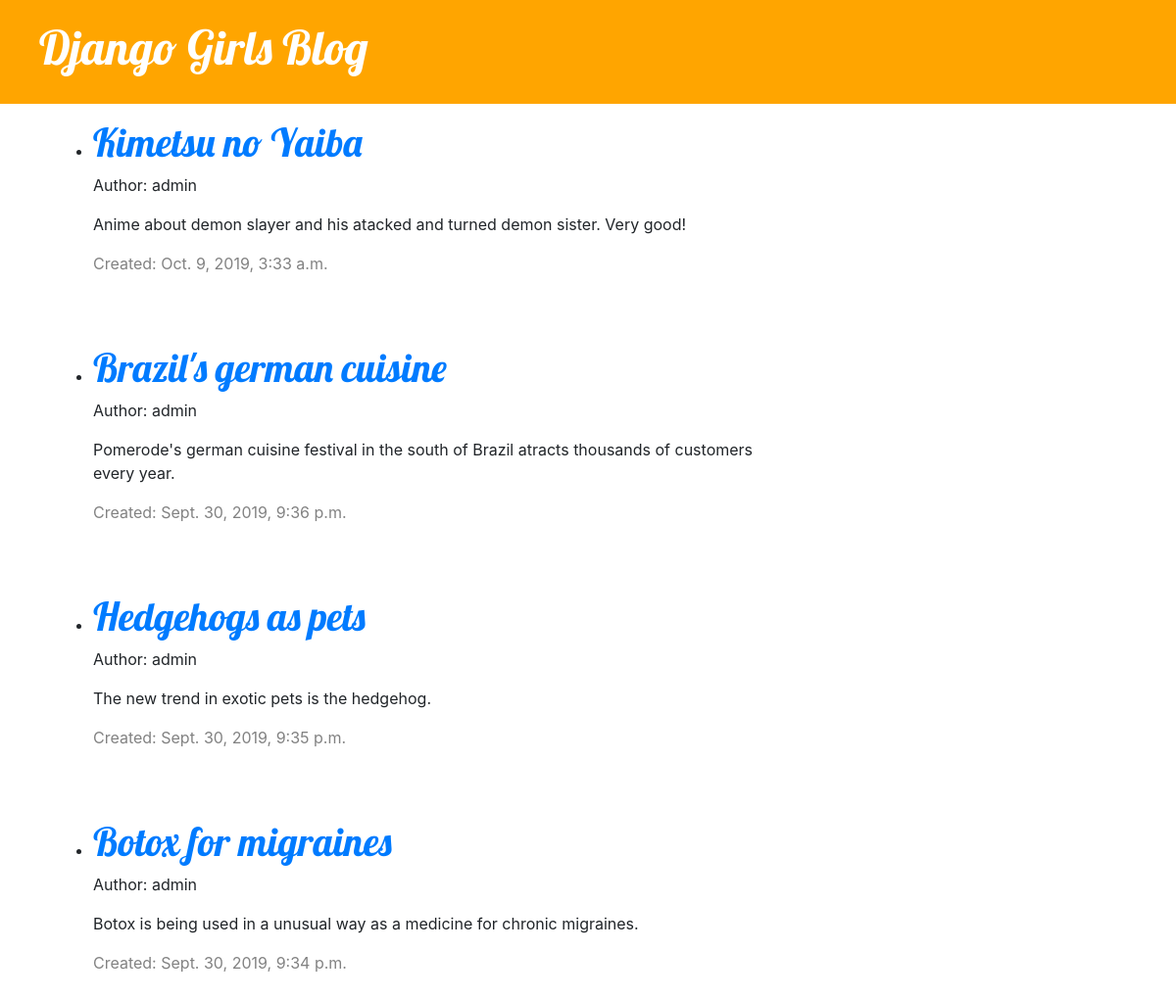
The page / on the database its author committed.
### NewsPage/models.py (models this page shows, shortened)
class AbstractContent(models.Model):
    created_at = models.DateTimeField(auto_now_add=True)
    updated_at = models.DateTimeField(auto_now=True)
    class Meta:
        abstract = True

class Article(AbstractContent):
    DRAFT = 'DRAFT'
    PUBLISH = 'PUBLISH'
    ARCHIVE = 'ARCHIVE'
    STATUS = (
        (DRAFT, 'Draft'),
        (PUBLISH, 'Publish'),
        (ARCHIVE, 'Archive'),
    )
    title = models.CharField(max_length=200)
    creator = models.ForeignKey(
        get_user_model(),
        on_delete=models.CASCADE,
        related_name="related_article"
    )
    category = models.ForeignKey(
        Category,
        on_delete=models.CASCADE,
        related_name="related_article"
    )
    current_status = models.CharField(max_length=7, choices=STATUS, default=DRAFT)
    content = models.TextField()

### NewsPage/views.py (the view)
# urls.py: path('', views.article_list, name='article_list'),
def article_list(request):
    articles = Article.objects.filter(current_status=Article.PUBLISH).order_by('-created_at')
    return render(request, 'NewsPage/article_list.html', {'articles': articles})

### NewsPage/templates/NewsPage/article_list.html (shortened to what this page needs)
{% extends 'NewsPage/base.html' %}
{% block content %}
    <ul>
        {% for article in articles %}
            <li>
                <div class="article">
                    <h1><a href="{% url 'article_detail' pk=article.pk %}">{{ article.title }}</a></h1>
                    <p>Author: {{ article.creator }}</p>
                    <p>{{ article.content|linebreaksbr }}</p>
                    <p class="date">Created: {{ article.created_at }}</p>
                </div>
            </li>
        {% endfor %}
    </ul>
{% endblock %}

### NewsPage/templates/NewsPage/base.html (shortened to what this page needs)
{% load staticfiles %}
<!DOCTYPE html>
<html lang="en">
<head>
    <link rel="stylesheet" href="https://stackpath.bootstrapcdn.com/bootstrap/4.3.1/css/bootstrap.min.css"
>
    <link rel="stylesheet" href="{% static 'css/NewsPage.css' %}">
</head>
<body>
    <div class="page-header">
        <h1><a href="/">Django Girls Blog</a></h1>
    </div>
    <div class="content container">
        <div class="row">
            <div class="col-md-8">
                {% block content %}
                {% endblock %}
            </div>
        </div>
    </div>
</body>
</html>

### NewsPage/static/css/NewsPage.css (style rules this page uses)
.page-header { background-color: orange; margin-top: 0; padding: 20px 20px 20px 40px; }
.page-header h1, .page-header h1 a, .page-header h1 a:visited, .page-header h1 a:active { color: #ffffff; font-size: 36pt; text-decoration: none; }
.content { margin-left: 40px; }
h1, h2, h3, h4 { font-family: 'Lobster', cursive; }
.date { color: #828282; }
.article { margin-top: 15px; margin-bottom: 70px; }

### rows shown on the page
Article: title "Kimetsu no Yaiba", creator "admin", content "Anime about demon slayer and his atacked and turned demon sister. Very good!", created_at "Oct. 9, 2019, 3:33 a.m."
Article: title "Brazil's german cuisine", creator "admin", content "Pomerode's german cuisine festival in the south of Brazil atracts thousands of customers every year.", created_at "Sept. 30, 2019, 9:36 p.m."
Article: title "Hedgehogs as pets", creator "admin", content "The new trend in exotic pets is the hedgehog.", created_at "Sept. 30, 2019, 9:35 p.m."
Article: title "Botox for migraines", creator "admin", content "Botox is being used in a unusual way as a medicine for chronic migraines.", created_at "Sept. 30, 2019, 9:34 p.m."
